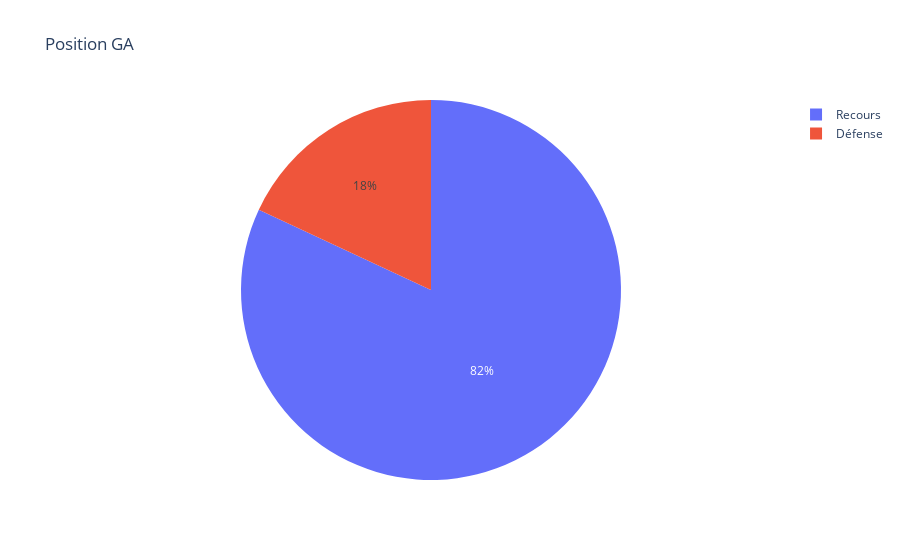

The notebook cell saved with this chart:
### Code cell
labels = ['Recours', 'Défense']
fig = px.pie(df, values=df['Position GA'].value_counts(), names=labels, title='Position GA')
fig.show()
fig.write_image("figure_EDA/positionGA.png")

### Figure 1 — Plotly figure (JSON) as saved in the notebook; plotly's stock layout.template omitted (floating-point values rounded to 4 significant figures)
{"data": [{"domain": {"x": [0, 1], "y": [0, 1]}, "hovertemplate": "label=%{label}<br>value=%{value}<extra></extra>", "labels": ["Recours", "Défense"], "legendgroup": "", "name": "", "showlegend": true, "type": "pie", "values": [899, 198]}], "layout": {"legend": {"tracegroupgap": 0}, "title": {"text": "Position GA"}}}
